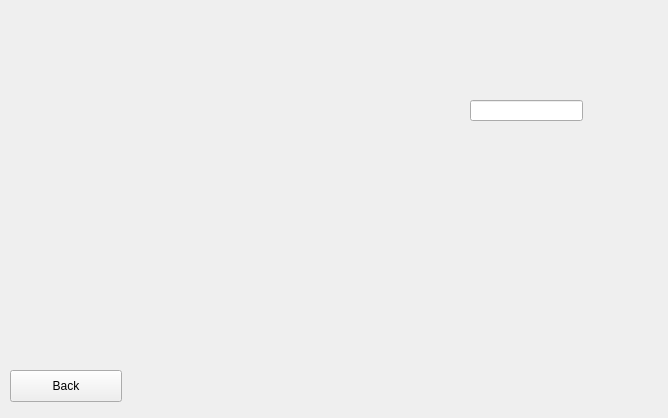
<?xml version="1.0" encoding="UTF-8"?>
<ui version="4.0">
 <class>Player</class>
 <widget class="QWidget" name="Player">
  <property name="geometry">
   <rect>
    <x>0</x>
    <y>0</y>
    <width>668</width>
    <height>418</height>
   </rect>
  </property>
  <property name="windowTitle">
   <string>Form</string>
  </property>
  <widget class="QPushButton" name="pushButton">
   <property name="geometry">
    <rect>
     <x>10</x>
     <y>370</y>
     <width>112</width>
     <height>32</height>
    </rect>
   </property>
   <property name="text">
    <string>Back</string>
   </property>
  </widget>
  <widget class="QLineEdit" name="lineEdit">
   <property name="geometry">
    <rect>
     <x>470</x>
     <y>100</y>
     <width>113</width>
     <height>21</height>
    </rect>
   </property>
  </widget>
 </widget>
 <resources/>
 <connections/>
 <slots>
  <slot>onBack()</slot>
 </slots>
</ui>
